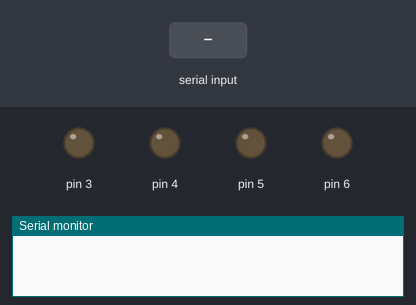
A sketch run on a simulated Arduino Uno, built with avr-gcc and run on an emulated ATmega328P. On the bench: output pins drawn as LEDs (lit = HIGH), the last lines printed to the serial monitor. The test bench sets the inputs (shaded band).

Above: at 1.2 s.
1.3 s: "F" received over Serial
At 2.2 s:
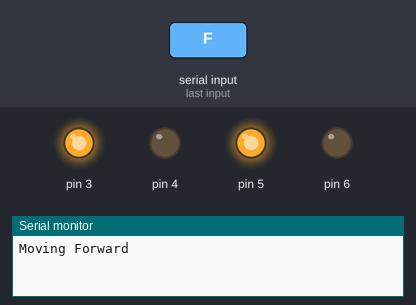
2.8 s: "B" received over Serial
At 3.3 s:
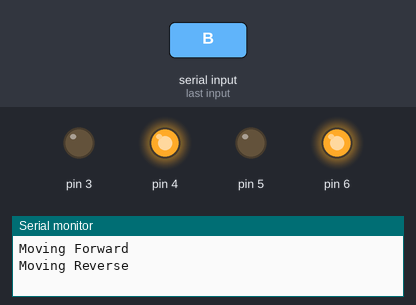
4.3 s: "L" received over Serial
At 5.5 s:
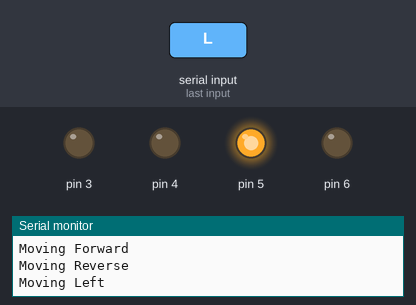
5.8 s: "R" received over Serial
At 6.8 s:
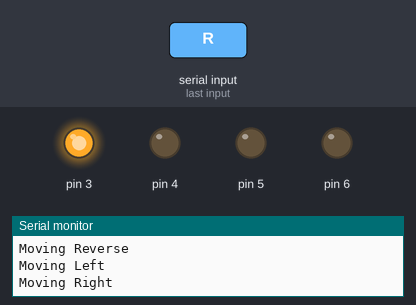
Timing chart, 0 to 8.3 s (numbered marks = the images above; inputs shaded):
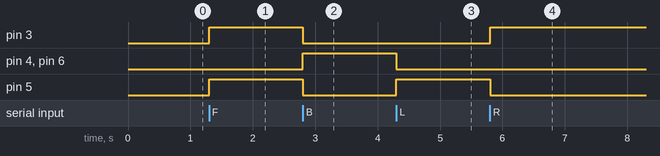

Measured:
- after the input at 1.3 s, pin 3, pin 5: LOW → HIGH at once
- after the input at 2.8 s, pin 3, pin 5: HIGH → LOW at once; pin 4, pin 6: LOW → HIGH at once
- after the input at 4.3 s, pin 4, pin 6: HIGH → LOW at once; pin 5: LOW → HIGH at once
- after the input at 5.8 s, pin 3: LOW → HIGH at once; pin 5: HIGH → LOW at once

The sketch:

Robot.ino
```cpp
 char i;


void setup()
{
  pinMode(3, OUTPUT);
  pinMode(4,OUTPUT);
  pinMode(5,OUTPUT);
  pinMode(6,OUTPUT);
  Serial.begin(9600);


}

void loop() {
 while(Serial.available()>0)
  {
     i=Serial.read();
     if(i=='F')
     {
        Serial.println("Moving Forward");
        digitalWrite(3, HIGH);
        digitalWrite(4, LOW);
        digitalWrite(5, HIGH);
        digitalWrite(6, LOW);
      }
     if(i=='B')
     {
        Serial.println("Moving Reverse");
        digitalWrite(3, LOW);
        digitalWrite(4, HIGH);
        digitalWrite(5, LOW);
        digitalWrite(6, HIGH);

     }
     if(i=='L')                       // Load
     {
        Serial.println("Moving Left");
        digitalWrite(3, LOW);
        digitalWrite(4, LOW);
        digitalWrite(5, HIGH);
        digitalWrite(6, LOW);
     }
     if(i=='R')
     {
        Serial.println("Moving Right");
        digitalWrite(3, HIGH);
        digitalWrite(4, LOW);
        digitalWrite(5, LOW);
        digitalWrite(6, LOW);
     }
     if(i=='S')
     {
        Serial.println("Stop");
        digitalWrite(3, LOW);
        digitalWrite(4, LOW);
        digitalWrite(5, LOW);
        digitalWrite(6, LOW);
     }
   }
}
```
